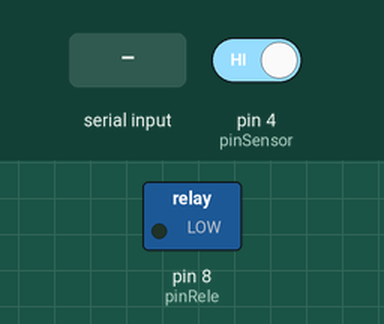
Bench run of a sketch on a simulated Arduino Uno, built with avr-gcc and run on an emulated ATmega328P. Shown: switched loads named in the sketch (green lamp = pin HIGH). The inputs (shaded band) are chosen by the test bench; at power-on: pin 4 (pinSensor) HIGH.

Above: at 1.2 s.
1.3 s: "1\n" received over the second serial link
At 2.5 s:
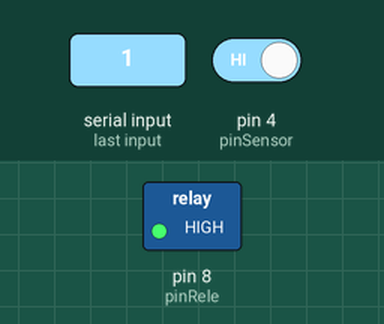
2.8 s: "0\n" received over the second serial link
At 3.9 s:
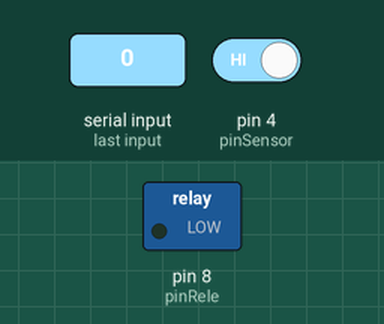
Timing chart, 0 to 5.8 s (numbered marks = the images above; inputs shaded):
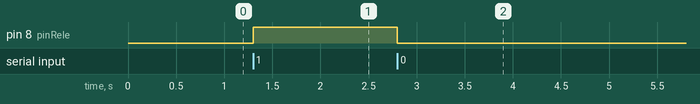

The sketch:

ControlPuerta.ino
```cpp
// Mi sketch para el Arduino Uno: recibe comandos firmados por Bluetooth (HC-05)
// desde la app y controla la puerta con el relé y el sensor magnético.

// SoftwareSerial me permite hablar por Bluetooth en los pines 2 y 3,
// dejando el 0 y 1 libres para el monitor serie.
#include <SoftwareSerial.h>
// La EEPROM me sirve para guardar el contador anti-replay aunque se apague la placa.
#include <EEPROM.h>

SoftwareSerial miBluetooth(2, 3);

const int pinRele = 8;     // relé que abre/cierra la cerradura
const int pinSensor = 4;   // sensor magnético de la puerta
const int DIR_CONTADOR = 0; // dirección en la EEPROM donde guardo el contador

unsigned long ultimoContador = 0;
int ultimoEstadoSensor = -1;

// El setup corre una sola vez al encender.
void setup() {
  pinMode(pinRele, OUTPUT);
  digitalWrite(pinRele, LOW); // arranco con la puerta bloqueada

  pinMode(pinSensor, INPUT_PULLUP);

  Serial.begin(9600);        // monitor serie para depurar
  miBluetooth.begin(9600);   // velocidad del HC-05

  // Recupero el contador de la EEPROM; si la dirección está vacía, empiezo en 0.
  EEPROM.get(DIR_CONTADOR, ultimoContador);
  if (ultimoContador == 0xFFFFFFFF) {
    ultimoContador = 0;
  }
}

// El loop se repite siempre: atiendo lo que llega por Bluetooth y reviso el sensor.
void loop() {
  if (miBluetooth.available()) {
    String linea = miBluetooth.readStringUntil('\n');
    linea.trim();
    if (linea.length() > 0) {
      procesarLinea(linea);
    }
  }

  revisarSensor();
}

// Decido qué hacer con cada línea que llega desde la app.
void procesarLinea(String linea) {
  // Acepto también "1" y "0" para probar sin firma.
  if (linea == "1") {
    abrirPuerta();
    return;
  }
  if (linea == "0") {
    cerrarPuerta();
    return;
  }

  // Un token válido tiene el formato COMANDO|CONTADOR|FIRMA, o sea dos "|".
  int p1 = linea.indexOf('|');
  int p2 = linea.indexOf('|', p1 + 1);

  if (p1 < 0 || p2 < 0) {
    miBluetooth.println("ERROR:FORMATO");
    return;
  }

  String comando = linea.substring(0, p1);
  unsigned long contador = linea.substring(p1 + 1, p2).toInt();
  String firma = linea.substring(p2 + 1);

  // La firma HMAC-SHA256 siempre tiene 64 caracteres.
  if (firma.length() != 64) {
    miBluetooth.println("ERROR:FIRMA");
    return;
  }

  // Anti-replay ISO: si el contador no es mayor al último que acepté,
  // alguien está reenviando un comando capturado y lo rechazo.
  if (contador <= ultimoContador) {
    miBluetooth.println("ERROR:REPLAY");
    return;
  }

  if (comando == "OPEN") {
    abrirPuerta();
  } else if (comando == "CLOSE") {
    cerrarPuerta();
  } else {
    miBluetooth.println("ERROR:COMANDO");
    return;
  }

  // Guardo el contador aceptado en RAM y en la EEPROM para que no se pierda
  // si alguien apaga el Arduino.
  ultimoContador = contador;
  EEPROM.put(DIR_CONTADOR, ultimoContador);
}

// Energizo el relé para abrir y le aviso a la app.
void abrirPuerta() {
  digitalWrite(pinRele, HIGH);
  miBluetooth.println("LOCK:OPEN");
}

// Apago el relé para bloquear y le aviso a la app.
void cerrarPuerta() {
  digitalWrite(pinRele, LOW);
  miBluetooth.println("LOCK:CLOSED");
}

// Aviso solo cuando el estado del sensor cambia, para no saturar la app
// con el mismo mensaje todo el rato.
void revisarSensor() {
  int estado = digitalRead(pinSensor);
  if (estado != ultimoEstadoSensor) {
    ultimoEstadoSensor = estado;
    miBluetooth.println(estado == HIGH ? "SENSOR:OPEN" : "SENSOR:CLOSED");
  }
}
```

Measured:
- after the input at 1.3 s, pin 8 (pinRele): LOW → HIGH at once
- after the input at 2.8 s, pin 8 (pinRele): HIGH → LOW at once
